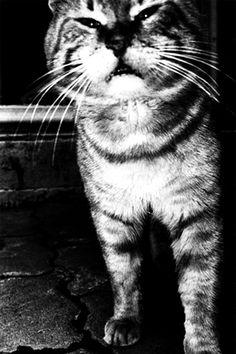
#> input picture ImageSignalProcessing/LatexTemplate/sample_latex_report/src/cat.jpg, 236 x 354 px
$ python q2.py
#> lines starting #> are read from the running program, lines starting #| are printed output that depends on the picture
import numpy as np
import matplotlib.pyplot as plt
from scipy import signal
import os

#This sets the gray colormap as default for matplotlib
plt.rcParams['image.cmap'] = 'gray'

img = plt.imread('cat.jpg').astype(np.float32)
#> img: shape (354, 236) float32; min 0, max 255, mean 77.6

def boxfilter(n):
    # this function returns a box filter of size nxn
    return (1./(n ** 2))*np.ones((n, n))


bsize = 10

box_filter = boxfilter(bsize)
conv_image_box = signal.convolve2d(img, box_filter)
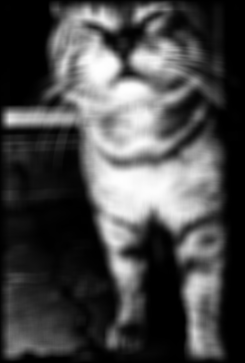
#> conv_image_box: shape (363, 245) float64; min 0, max 254.8, mean 72.8
plt.subplot(121)
plt.imshow(img)
plt.title('Original image')
plt.axis('off')
plt.subplot(122)
plt.imshow(conv_image_box)
plt.axis('off')
plt.title('Image filtered with box filter of size ' + str(bsize))

plt.savefig(os.path.join('..', 'pics', 'q2.eps'))
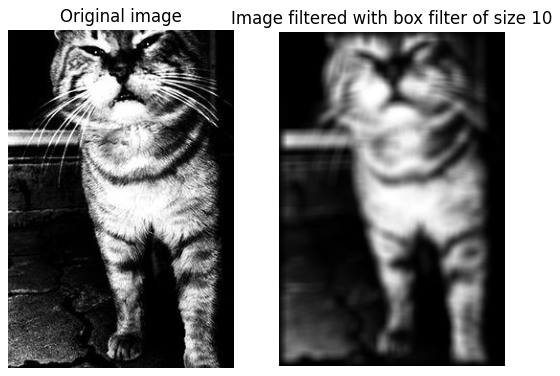
#> figure drawn by matplotlib, 2 panels
#plt.show()
